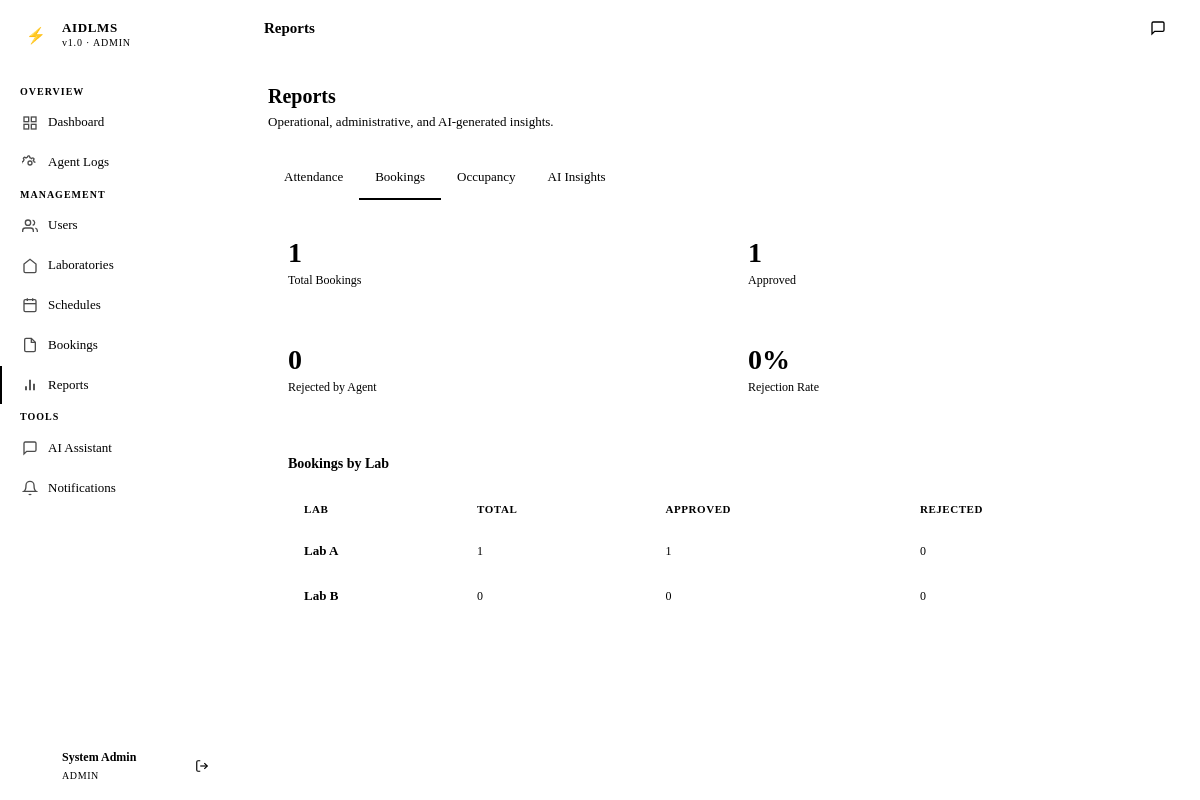
/admin/reports?tab=bookings (signed in), run on the app's committed database.
### app/models/models.py (models this page shows, shortened)
class User(UserMixin, db.Model):
    __tablename__ = 'users'
    id = db.Column(db.String(36), primary_key=True, default=gen_uuid)
    name = db.Column(db.String(100), nullable=False)
    email = db.Column(db.String(150), unique=True, nullable=False)
    password_hash = db.Column(db.String(255), nullable=False)
    role = db.Column(db.Enum('student', 'lecturer', 'technician', 'admin', name='user_role'), nullable=False)
    active = db.Column(db.Boolean, default=True)
    created_at = db.Column(db.DateTime, default=datetime.utcnow)
    bookings = db.relationship('Booking', foreign_keys='Booking.user_id', backref='user', lazy='dynamic')
    attendance_records = db.relationship('Attendance', foreign_keys='Attendance.user_id', backref='user', lazy='dynamic')
    notifications = db.relationship('Notification', backref='user', lazy='dynamic')
    chat_logs = db.relationship('ChatLog', backref='user', lazy='dynamic')
    sessions_opened = db.relationship('Session', foreign_keys='Session.lecturer_id', backref='lecturer', lazy='dynamic')
    schedules = db.relationship('Schedule', foreign_keys='Schedule.lecturer_id', backref='lecturer', lazy='dynamic')

class Laboratory(db.Model):
    __tablename__ = 'laboratories'
    id = db.Column(db.String(36), primary_key=True, default=gen_uuid)
    name = db.Column(db.String(100), nullable=False)
    capacity = db.Column(db.Integer, nullable=False)
    location = db.Column(db.String(100), nullable=False)
    status = db.Column(db.Enum('active', 'inactive', 'maintenance', name='lab_status'), default='active')
    created_at = db.Column(db.DateTime, default=datetime.utcnow)
    seats = db.relationship('Seat', backref='laboratory', lazy='dynamic', cascade='all, delete-orphan')
    schedules = db.relationship('Schedule', backref='laboratory', lazy='dynamic')
    equipment = db.relationship('Equipment', backref='laboratory', lazy='dynamic', cascade='all, delete-orphan')

### app/admin/routes.py (the view)
@admin_bp.route('/reports')
@admin_required
def reports():
    tab = request.args.get('tab', 'attendance')
    labs = Laboratory.query.all()
    occupancy = {lab.id: monitoring_agent.get_lab_occupancy(lab.id) for lab in labs}
    attendance_stats = {
        'present': Attendance.query.filter_by(status='present').count(),
        'absent': Attendance.query.filter_by(status='absent').count(),
        'anomaly': Attendance.query.filter_by(status='anomaly').count(),
        'rate': 0
    }
    total_att = attendance_stats['present'] + attendance_stats['absent'] + attendance_stats['anomaly']
    if total_att > 0:
        attendance_stats['rate'] = round(attendance_stats['present'] / total_att * 100)
    attendance_by_course = []
    schedules = Schedule.query.filter_by(active=True).all()
    for sched in schedules:
        sessions = Session.query.filter_by(schedule_id=sched.id).all()
        session_ids = [s.id for s in sessions]
        if not session_ids:
            continue
        present = Attendance.query.filter(
            Attendance.session_id.in_(session_ids),
            Attendance.status == 'present'
        ).count()
        total = Attendance.query.filter(
            Attendance.session_id.in_(session_ids)
        ).count()
        attendance_by_course.append({
            'course_name': sched.course_name,
            'lab_name': sched.laboratory.name,
            'sessions': len(sessions),
            'present': present,
            'absent': total - present,
            'rate': round(present / total * 100) if total > 0 else 0
        })
    booking_stats = {
        'total': Booking.query.count(),
        'approved': Booking.query.filter_by(status='approved').count(),
        'rejected': Booking.query.filter_by(status='rejected').count(),
        'rejection_rate': 0
    }
    if booking_stats['total'] > 0:
        booking_stats['rejection_rate'] = round(
            booking_stats['rejected'] / booking_stats['total'] * 100
        )
    booking_by_lab = []
    for lab in labs:
        total = Booking.query.join(Seat).filter(Seat.lab_id == lab.id).count()
        approved = Booking.query.join(Seat).filter(
            Seat.lab_id == lab.id, Booking.status == 'approved'
        ).count()
        rejected = Booking.query.join(Seat).filter(
            Seat.lab_id == lab.id, Booking.status == 'rejected'
        ).count()
        booking_by_lab.append({
            'lab_name': lab.name,
            'total': total,
            'approved': approved,
            'rejected': rejected
        })
    return render_template('admin/reports.html',
        tab=tab,
        labs=labs,
        occupancy=occupancy,
        attendance_stats=attendance_stats,
        attendance_by_course=attendance_by_course,
        booking_stats=booking_stats,
        booking_by_lab=booking_by_lab,
        ai_insights=None
    )

### app/admin/routes.py (called while the page is built)
def admin_required(f):
    @wraps(f)
    def decorated(*args, **kwargs):
        if current_user.role != 'admin':
            return redirect(url_for('auth.login'))
        return f(*args, **kwargs)
    return login_required(decorated)

### app/agents/monitoring_agent.py (called while the page is built)
    def get_lab_occupancy(self, lab_id):
        seats = Seat.query.filter_by(lab_id=lab_id).all()
        total = len(seats)
        available = sum(1 for s in seats if s.status == 'available')
        reserved = sum(1 for s in seats if s.status == 'reserved')
        occupied = sum(1 for s in seats if s.status == 'occupied')
        faulty = sum(1 for s in seats if s.status == 'faulty')
        return {
            'total': total,
            'available': available,
            'reserved': reserved,
            'occupied': occupied,
            'faulty': faulty
        }

### app/templates/admin/reports.html (shortened to what this page needs)
{% extends "base.html" %}
{% block page_title %}Reports{% endblock %}
{% block content %}
<div class="page-header">
  <div class="page-header-text">
    <h1>Reports</h1>
    <p>Operational, administrative, and AI-generated insights.</p>
  </div>
</div>
<div class="tabs">
  <a href="?tab=attendance" class="tab {{ 'active' if tab == 'attendance' or not tab }}">Attendance</a>
  <a href="?tab=bookings" class="tab {{ 'active' if tab == 'bookings' }}">Bookings</a>
  <a href="?tab=occupancy" class="tab {{ 'active' if tab == 'occupancy' }}">Occupancy</a>
  <a href="?tab=ai" class="tab {{ 'active' if tab == 'ai' }}">AI Insights</a>
</div>
{% if tab == 'bookings' %}
<div class="grid-2 mb-16">
  <div class="stat-card cyan">
    <div class="stat-value">{{ booking_stats.total }}</div>
    <div class="stat-label">Total Bookings</div>
  </div>
  <div class="stat-card green">
    <div class="stat-value">{{ booking_stats.approved }}</div>
    <div class="stat-label">Approved</div>
  </div>
  <div class="stat-card red">
    <div class="stat-value">{{ booking_stats.rejected }}</div>
    <div class="stat-label">Rejected by Agent</div>
  </div>
  <div class="stat-card amber">
    <div class="stat-value">{{ booking_stats.rejection_rate }}%</div>
    <div class="stat-label">Rejection Rate</div>
  </div>
</div>
<div class="card">
  <div class="card-header">
    <div class="card-title">Bookings by Lab</div>
  </div>
  <div class="table-wrapper" style="border:none; border-radius:0;">
    <table>
      <thead><tr><th>Lab</th><th>Total</th><th>Approved</th><th>Rejected</th></tr></thead>
      <tbody>
        {% for row in booking_by_lab %}
        <tr>
          <td style="font-weight:600;">{{ row.lab_name }}</td>
          <td class="table-mono">{{ row.total }}</td>
          <td class="table-mono text-green">{{ row.approved }}</td>
          <td class="table-mono text-red">{{ row.rejected }}</td>
        </tr>
        {% endfor %}
      </tbody>
    </table>
  </div>
</div>
{% endif %}
{% endblock %}

### app/templates/base.html (shortened to what this page needs)
<!DOCTYPE html>
<html lang="en">
<head>
  <link rel="stylesheet" href="{{ url_for('static', filename='css/style.css') }}">
</head>
<body>
<div class="app-shell">
  <aside class="sidebar" id="sidebar">
    <div class="sidebar-brand">
      <a href="{{ url_for('admin.dashboard') if current_user.role == 'admin' else url_for(current_user.role + '.dashboard') }}" class="brand-logo">
        <div class="brand-icon">⚡</div>
        <div class="brand-text">
          <span class="brand-name">AIDLMS</span>
          <span class="brand-sub">v1.0 · {{ current_user.role | upper }}</span>
        </div>
      </a>
    </div>
    <nav class="sidebar-nav">
      {% if current_user.role == 'student' %}
        <span class="nav-section-label">Main</span>
        <a href="{{ url_for('student.dashboard') }}" class="nav-item {% if request.endpoint == 'student.dashboard' %}active{% endif %}">
          <svg class="nav-icon" viewBox="0 0 24 24" fill="none" stroke="currentColor" stroke-width="2"><rect x="3" y="3" width="7" height="7"/><rect x="14" y="3" width="7" height="7"/><rect x="14" y="14" width="7" height="7"/><rect x="3" y="14" width="7" height="7"/></svg>
          Dashboard
        </a>
        <a href="{{ url_for('student.labs') }}" class="nav-item {% if 'labs' in request.endpoint %}active{% endif %}">
          <svg class="nav-icon" viewBox="0 0 24 24" fill="none" stroke="currentColor" stroke-width="2"><path d="M3 9l9-7 9 7v11a2 2 0 01-2 2H5a2 2 0 01-2-2z"/></svg>
          Laboratories
        </a>
        <a href="{{ url_for('student.bookings') }}" class="nav-item {% if request.endpoint == 'student.bookings' %}active{% endif %}">
          <svg class="nav-icon" viewBox="0 0 24 24" fill="none" stroke="currentColor" stroke-width="2"><rect x="3" y="4" width="18" height="18" rx="2"/><line x1="16" y1="2" x2="16" y2="6"/><line x1="8" y1="2" x2="8" y2="6"/><line x1="3" y1="10" x2="21" y2="10"/></svg>
          My Bookings
        </a>
        <a href="{{ url_for('student.schedule') }}" class="nav-item {% if request.endpoint == 'student.schedule' %}active{% endif %}">
          <svg class="nav-icon" viewBox="0 0 24 24" fill="none" stroke="currentColor" stroke-width="2"><circle cx="12" cy="12" r="10"/><path d="M12 6v6l4 2"/></svg>
          Schedule
        </a>
        <a href="{{ url_for('student.attendance') }}" class="nav-item {% if request.endpoint == 'student.attendance' %}active{% endif %}">
          <svg class="nav-icon" viewBox="0 0 24 24" fill="none" stroke="currentColor" stroke-width="2"><path d="M9 11l3 3L22 4"/><path d="M21 12v7a2 2 0 01-2 2H5a2 2 0 01-2-2V5a2 2 0 012-2h11"/></svg>
          Attendance
        </a>
        <span class="nav-section-label">Tools</span>
        <a href="{{ url_for('chatbot.index') }}" class="nav-item {% if 'chatbot' in request.endpoint %}active{% endif %}">
          <svg class="nav-icon" viewBox="0 0 24 24" fill="none" stroke="currentColor" stroke-width="2"><path d="M21 15a2 2 0 01-2 2H7l-4 4V5a2 2 0 012-2h14a2 2 0 012 2z"/></svg>
          AI Assistant
        </a>
        <a href="{{ url_for('student.notifications') }}" class="nav-item {% if request.endpoint == 'student.notifications' %}active{% endif %}">
          <svg class="nav-icon" viewBox="0 0 24 24" fill="none" stroke="currentColor" stroke-width="2"><path d="M18 8A6 6 0 006 8c0 7-3 9-3 9h18s-3-2-3-9"/><path d="M13.73 21a2 2 0 01-3.46 0"/></svg>
          Notifications
          {% if unread_count > 0 %}<span class="nav-badge">{{ unread_count }}</span>{% endif %}
        </a>
      {% elif current_user.role == 'admin' %}
        <span class="nav-section-label">Overview</span>
        <a href="{{ url_for('admin.dashboard') }}" class="nav-item {% if request.endpoint == 'admin.dashboard' %}active{% endif %}">
          <svg class="nav-icon" viewBox="0 0 24 24" fill="none" stroke="currentColor" stroke-width="2"><rect x="3" y="3" width="7" height="7"/><rect x="14" y="3" width="7" height="7"/><rect x="14" y="14" width="7" height="7"/><rect x="3" y="14" width="7" height="7"/></svg>
          Dashboard
        </a>
        <a href="{{ url_for('admin.agent_logs') }}" class="nav-item {% if request.endpoint == 'admin.agent_logs' %}active{% endif %}">
          Agent Logs
        </a>
        <span class="nav-section-label">Management</span>
        <a href="{{ url_for('admin.users') }}" class="nav-item {% if request.endpoint == 'admin.users' %}active{% endif %}">
          <svg class="nav-icon" viewBox="0 0 24 24" fill="none" stroke="currentColor" stroke-width="2"><path d="M17 21v-2a4 4 0 00-4-4H5a4 4 0 00-4 4v2"/><circle cx="9" cy="7" r="4"/><path d="M23 21v-2a4 4 0 00-3-3.87M16 3.13a4 4 0 010 7.75"/></svg>
          Users
        </a>
        <a href="{{ url_for('admin.labs') }}" class="nav-item {% if 'labs' in request.endpoint %}active{% endif %}">
          <svg class="nav-icon" viewBox="0 0 24 24" fill="none" stroke="currentColor" stroke-width="2"><path d="M3 9l9-7 9 7v11a2 2 0 01-2 2H5a2 2 0 01-2-2z"/></svg>
          Laboratories
        </a>
        <a href="{{ url_for('admin.schedules') }}" class="nav-item {% if request.endpoint == 'admin.schedules' %}active{% endif %}">
          <svg class="nav-icon" viewBox="0 0 24 24" fill="none" stroke="currentColor" stroke-width="2"><rect x="3" y="4" width="18" height="18" rx="2"/><line x1="16" y1="2" x2="16" y2="6"/><line x1="8" y1="2" x2="8" y2="6"/><line x1="3" y1="10" x2="21" y2="10"/></svg>
          Schedules
        </a>
        <a href="{{ url_for('admin.bookings') }}" class="nav-item {% if request.endpoint == 'admin.bookings' %}active{% endif %}">
          <svg class="nav-icon" viewBox="0 0 24 24" fill="none" stroke="currentColor" stroke-width="2"><path d="M14 2H6a2 2 0 00-2 2v16a2 2 0 002 2h12a2 2 0 002-2V8z"/><polyline points="14 2 14 8 20 8"/></svg>
          Bookings
        </a>
        <a href="{{ url_for('admin.reports') }}" class="nav-item {% if request.endpoint == 'admin.reports' %}active{% endif %}">
          <svg class="nav-icon" viewBox="0 0 24 24" fill="none" stroke="currentColor" stroke-width="2"><line x1="18" y1="20" x2="18" y2="10"/><line x1="12" y1="20" x2="12" y2="4"/><line x1="6" y1="20" x2="6" y2="14"/></svg>
          Reports
        </a>
        <span class="nav-section-label">Tools</span>
        <a href="{{ url_for('chatbot.index') }}" class="nav-item {% if 'chatbot' in request.endpoint %}active{% endif %}">
          <svg class="nav-icon" viewBox="0 0 24 24" fill="none" stroke="currentColor" stroke-width="2"><path d="M21 15a2 2 0 01-2 2H7l-4 4V5a2 2 0 012-2h14a2 2 0 012 2z"/></svg>
          AI Assistant
        </a>
        <a href="{{ url_for('admin.send_notification') }}" class="nav-item {% if request.endpoint == 'admin.send_notification' %}active{% endif %}">
          <svg class="nav-icon" viewBox="0 0 24 24" fill="none" stroke="currentColor" stroke-width="2"><path d="M18 8A6 6 0 006 8c0 7-3 9-3 9h18s-3-2-3-9"/><path d="M13.73 21a2 2 0 01-3.46 0"/></svg>
          Notifications
        </a>
      {% endif %}
    </nav>
    <div class="sidebar-footer">
      <div class="user-info">
        <div class="user-avatar">{{ current_user.name[0] | upper }}</div>
        <div class="user-details">
          <div class="user-name">{{ current_user.name }}</div>
          <div class="user-role">{{ current_user.role }}</div>
        </div>
        <a href="{{ url_for('auth.logout') }}" class="icon-btn" title="Sign out" style="border:none;">
          <svg width="14" height="14" viewBox="0 0 24 24" fill="none" stroke="currentColor" stroke-width="2"><path d="M9 21H5a2 2 0 01-2-2V5a2 2 0 012-2h4"/><polyline points="16 17 21 12 16 7"/><line x1="21" y1="12" x2="9" y2="12"/></svg>
        </a>
      </div>
    </div>
  </aside>
  <div class="main-content">
    <header class="topbar">
      <span class="topbar-title">{% block page_title %}{% endblock %}</span>
      <div class="topbar-actions">
        <a href="{{ url_for('chatbot.index') }}" class="icon-btn" title="AI Assistant">
          <svg width="16" height="16" viewBox="0 0 24 24" fill="none" stroke="currentColor" stroke-width="2"><path d="M21 15a2 2 0 01-2 2H7l-4 4V5a2 2 0 012-2h14a2 2 0 012 2z"/></svg>
        </a>
      </div>
    </header>
    <main class="page-content">
      {% block content %}{% endblock %}
    </main>
  </div>
</div>
</body>
</html>

### data on the page
User: role "ADMIN", name "System Admin"
Laboratory: lab_name "Lab A", total "1", approved "1", rejected "0"
Laboratory: lab_name "Lab B", total "0", approved "0", rejected "0"

### other printed values
{{ booking_stats.total }} "1"
{{ booking_stats.approved }} "1"
{{ booking_stats.rejected }} "0"
{{ booking_stats.rejection_rate }} "0"
